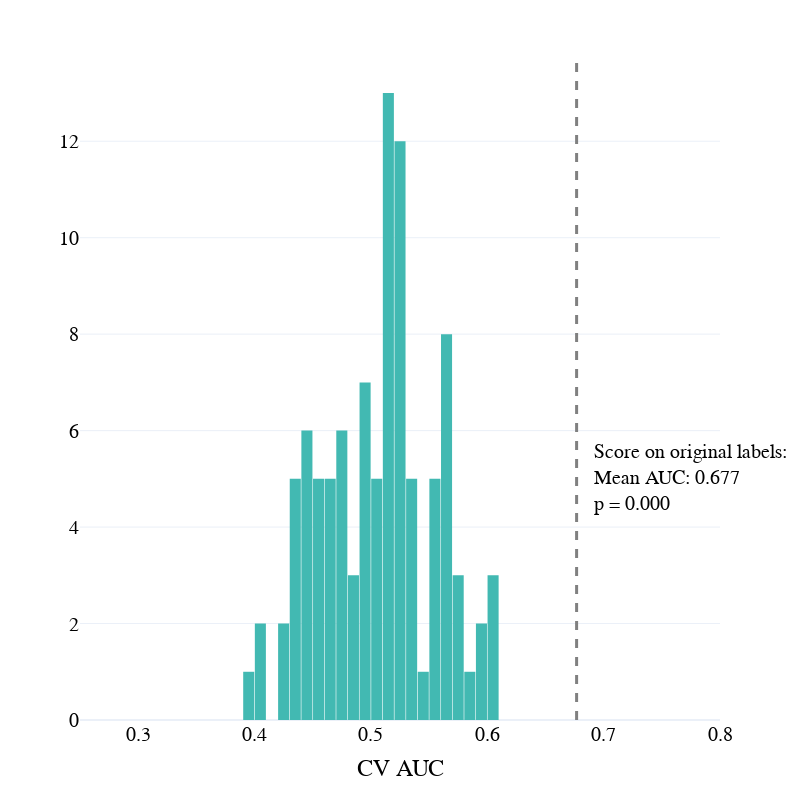

Write notebook code for a chart like this one.
### Code cell
# Calculate p-value
pvalue_mw = np.mean(df_perm_mw['Mean_AUC'] >= np.mean(df_auc_mw['auc']))

df = pd.concat([df_perm_mw, df_auc_mw])
fig = px.histogram(df_perm_mw, x='Mean_AUC',nbins = 25,  color_discrete_sequence = [lblue])

fig.add_vline(x=df_auc_mw.auc.mean(), line_width=3, line_dash="dash", line_color="grey")

fig.add_annotation(x=df_auc_mw.auc.mean() + 0.1, y=5,
            text=f"Score on original labels: <br>Mean AUC: {df_auc_mw.auc.mean():.3f}<br>p = {pvalue_mw:.3f}",
            showarrow=False,
            arrowhead=1,
            align = 'left',
            )


fig.update_layout(
#     title = f'Mean AUC = {df_forest_mind.auc.mean()}',
    autosize=False,
    template = "plotly_white",
    font=dict(
        family="Times new roman",
        size=20,
        color="black"
    ),
    width=800,
    height=800,
    bargap=0.05,
    yaxis = {'title': '',
             'tickfont': {"size": 20},
    },
    xaxis ={'title':'CV AUC',
             'range':[0.25, 0.8],
             'tickfont':{"size": 20}
        }
)
fig.show()

fig.write_image(os.path.join(fig_path, 'multivariate_glmm_perm_mw.png'))
fig.write_image(os.path.join(fig_path, 'multivariate_glmm_perm_mw.svg'))

### Figure 1 — Plotly figure (JSON) as saved in the notebook; plotly's stock layout.template omitted (floating-point values rounded to 4 significant figures)
{"data": [{"alignmentgroup": "True", "bingroup": "x", "hovertemplate": "Mean_AUC=%{x}<br>count=%{y}<extra></extra>", "legendgroup": "", "marker": {"color": "#42B9B2", "pattern": {"shape": ""}}, "name": "", "nbinsx": 25, "offsetgroup": "", "orientation": "v", "showlegend": false, "type": "histogram", "x": [0.4224, 0.4612, 0.5077, 0.4691, 0.5466, 0.5361, 0.5291, 0.5125, 0.5589, 0.4318, 0.5284, 0.4445, 0.4917, 0.5052, 0.5582, 0.5209, 0.5693, 0.5245, 0.6019, 0.5138, 0.4386, 0.407, 0.436, 0.5902, 0.4697, 0.4734, 0.6088, 0.5827, 0.558, 0.5665, 0.4594, 0.4965, 0.4689, 0.5114, 0.4535, 0.4816, 0.51, 0.4936, 0.5557, 0.5131, 0.4488, 0.459, 0.449, 0.5298, 0.5189, 0.6085, 0.4716, 0.4579, 0.5269, 0.4386, 0.4407, 0.5764, 0.5108, 0.5194, 0.5768, 0.4447, 0.4039, 0.4822, 0.5218, 0.5053, 0.3993, 0.5616, 0.4851, 0.5655, 0.5394, 0.5542, 0.477, 0.502, 0.5949, 0.5704, 0.5116, 0.5157, 0.4206, 0.5649, 0.4973, 0.5254, 0.5602, 0.4917, 0.5663, 0.4556, 0.4722, 0.4635, 0.5161, 0.534, 0.5024, 0.4473, 0.5285, 0.4739, 0.5318, 0.5604, 0.4907, 0.5196, 0.5247, 0.5193, 0.5394, 0.5221, 0.4709, 0.5, 0.4385, 0.5205], "xaxis": "x", "yaxis": "y"}], "layout": {"annotations": [{"align": "left", "arrowhead": 1, "showarrow": false, "text": "Score on original labels: <br>Mean AUC: 0.677<br>p = 0.000", "x": 0.7768, "y": 5}], "autosize": false, "bargap": 0.05, "barmode": "relative", "font": {"color": "black", "family": "Times new roman", "size": 20}, "height": 800, "legend": {"tracegroupgap": 0}, "margin": {"t": 60}, "shapes": [{"line": {"color": "grey", "dash": "dash", "width": 3}, "type": "line", "x0": 0.6768, "x1": 0.6768, "xref": "x", "y0": 0, "y1": 1, "yref": "y domain"}], "width": 800, "xaxis": {"anchor": "y", "domain": [0, 1], "range": [0.25, 0.8], "tickfont": {"size": 20}, "title": {"text": "CV AUC"}}, "yaxis": {"anchor": "x", "domain": [0, 1], "tickfont": {"size": 20}, "title": {"text": ""}}}}
